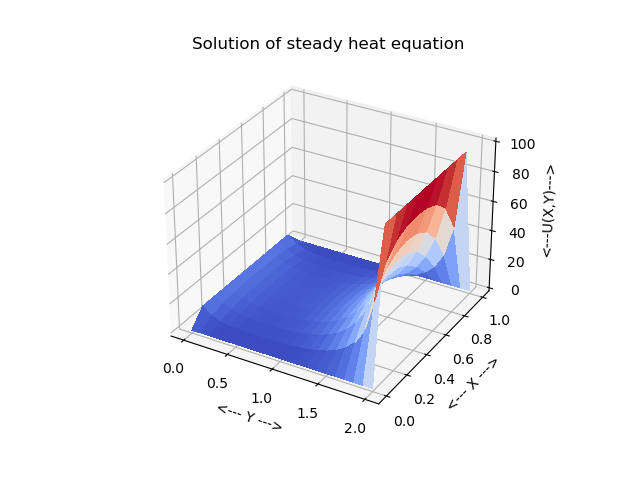
#> input picture FEM/fd2d_heat_steady_test01.png, 640 x 480 px, given in place of conjunction.png, which was not available
$ python image_rgb_to_gray.py
#> lines starting #> are read from the running program, lines starting #| are printed output that depends on the picture; pictures that were not available may be replaced by others from this repository, and a replacement may not be noted
#! /usr/bin/env python3
#
def image_rgb_to_gray_test ( ):

#*****************************************************************************80
#
## image_rgb_to_gray_test() tests image_rgb_to_gray().
#
#  Licensing:
#
#    This code is distributed under the MIT license.
#
#  Modified:
#
#    03 September 2024
#
#  Author:
#
#    John Burkardt
#
  import numpy as np
  import platform

  print ( '' )
  print ( 'image_rgb_to_gray_test():' )
  print ( '  python version: ' + platform.python_version ( ) )
  print ( '  numpy version:  ' + np.version.version )
  print ( '  image_rgb_to_gray() converts an RGB image to grayscale.' );
  print ( '' )

  rgb_file = 'conjunction.png'
  gray_file = 'conjunction_gray.png'
  image_rgb_to_gray ( rgb_file, gray_file )
  print ( '  Converted ' + rgb_file + ' to ' + gray_file )

  rgb_file = 'star_field.png'
  gray_file = 'star_field_gray.png'
  image_rgb_to_gray ( rgb_file, gray_file )
  print ( '  Converted ' + rgb_file + ' to ' + gray_file )
#
#  Terminate.
#
  print ( '' );
  print ( 'image_rgb_to_gray_test():' )
  print ( '  Normal end of execution.' )

  return

def image_rgb_to_gray ( rgb_file, gray_file ):

#*****************************************************************************80
#
## image_rgb_to_gray() writes a grayscale version of the image in an RGB file.
#
#  Licensing:
#
#    This code is distributed under the MIT license.
#
#  Modified:
#
#    03 September 2024
#
#  Author:
#
#    John Burkardt
#
#  Reference:
#
#  Michael Driscoll,
#  Pillow: Image Processing with Python
#
#  Input:
#
#    rgb_file: the name of the RGB file to be converted.
#
#    gray_file: the name of the file for the gray scale version.
#
#> called with rgb_file = 'conjunction.png', gray_file = 'conjunction_gray.png'
  from PIL import Image

  rgb_image = Image.open ( rgb_file )
#> rgb_image is the input picture: PIL image 640x480 RGBA; mean R, G, B, A 238, 238, 244.8, 255
  gray_image = rgb_image.convert ( "L" )
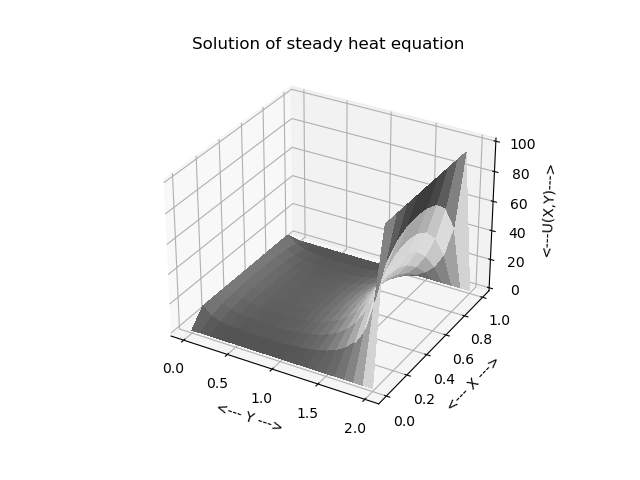
#> gray_image: PIL image 640x480 L; min 0, max 255, mean 238.8
  gray_image.save ( gray_file )

  return

def timestamp ( ):

#*****************************************************************************80
#
## timestamp() prints the date as a timestamp.
#
#  Licensing:
#
#    This code is distributed under the MIT license.
#
#  Modified:
#
#    21 August 2019
#
#  Author:
#
#    John Burkardt
#
  import time

  t = time.time ( )
  print ( time.ctime ( t ) )

  return

if ( __name__ == '__main__' ):
  timestamp ( )
  image_rgb_to_gray_test ( )
#> call 2 of image_rgb_to_gray, with rgb_file = 'star_field.png', gray_file = 'star_field_gray.png'
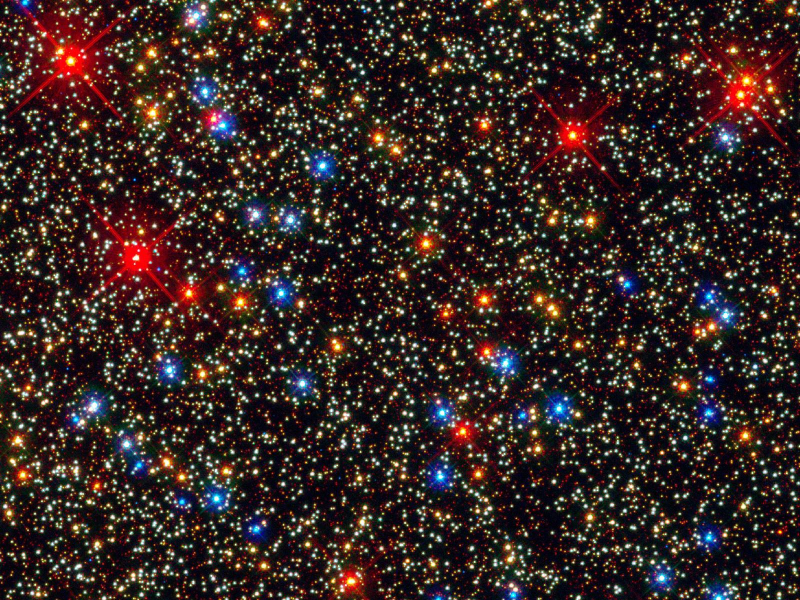
#> input picture image_rgb_to_gray/star_field.png, 1600 x 1200 px (shown at 1/2 size)
#> in image_rgb_to_gray, rgb_image is the input picture: PIL image 1600x1200 RGB; mean R, G, B 55.8, 39.9, 36.8
#> in image_rgb_to_gray (call 2), `gray_image = rgb_image.convert ( "L" )`:
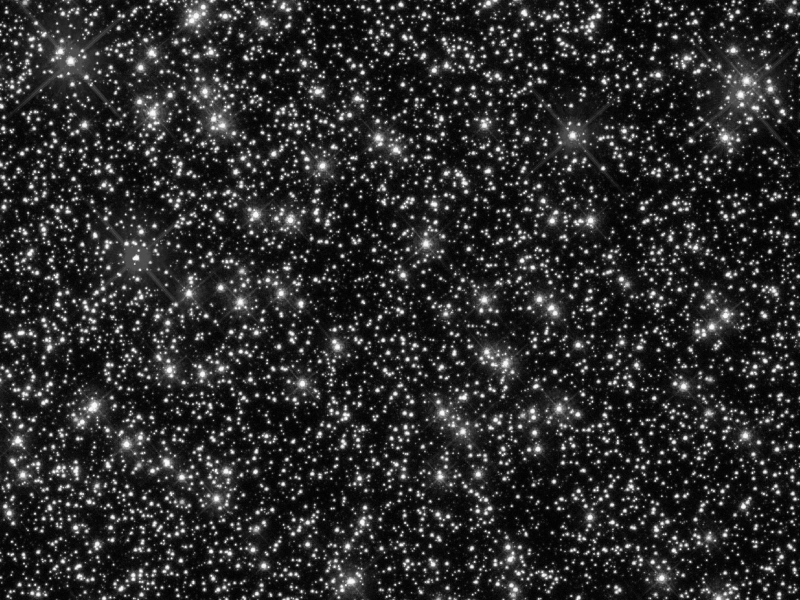
#> gray_image: PIL image 1600x1200 L (shown at 1/2 size); min 0, max 255, mean 44.3
  timestamp ( )
